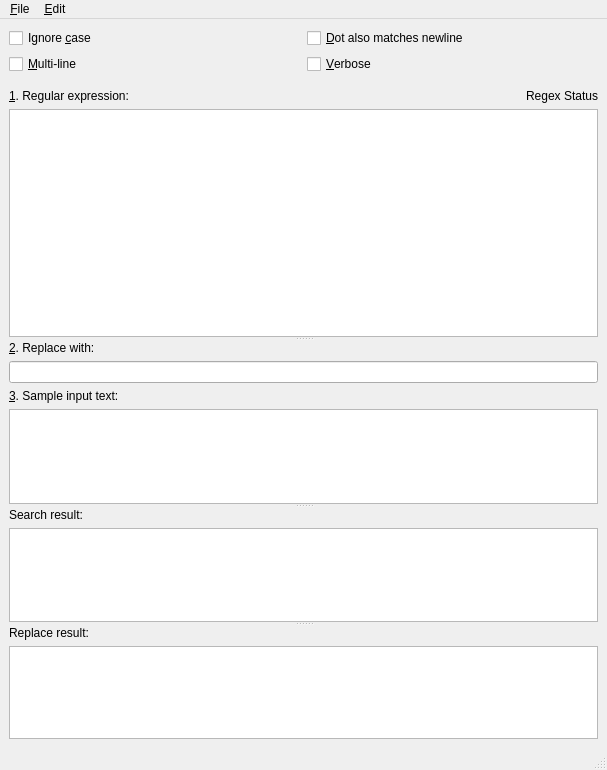
<?xml version="1.0" encoding="UTF-8"?>
<ui version="4.0">
 <class>MainWindow</class>
 <widget class="QMainWindow" name="MainWindow">
  <property name="geometry">
   <rect>
    <x>0</x>
    <y>0</y>
    <width>607</width>
    <height>770</height>
   </rect>
  </property>
  <property name="windowTitle">
   <string>MainWindow</string>
  </property>
  <widget class="QWidget" name="centralwidget">
   <layout class="QVBoxLayout" name="verticalLayout_7">
    <item>
     <widget class="QWidget" name="wdg01" native="true">
      <property name="sizePolicy">
       <sizepolicy hsizetype="Preferred" vsizetype="Expanding">
        <horstretch>0</horstretch>
        <verstretch>1</verstretch>
       </sizepolicy>
      </property>
      <layout class="QHBoxLayout" name="horizontalLayout_2">
       <property name="leftMargin">
        <number>0</number>
       </property>
       <property name="topMargin">
        <number>0</number>
       </property>
       <property name="rightMargin">
        <number>0</number>
       </property>
       <property name="bottomMargin">
        <number>0</number>
       </property>
       <item>
        <widget class="QWidget" name="wdgOptions" native="true">
         <layout class="QGridLayout" name="gridLayout">
          <property name="leftMargin">
           <number>0</number>
          </property>
          <property name="topMargin">
           <number>0</number>
          </property>
          <property name="rightMargin">
           <number>0</number>
          </property>
          <property name="bottomMargin">
           <number>0</number>
          </property>
          <item row="1" column="0">
           <widget class="QCheckBox" name="chbMultiLine">
            <property name="text">
             <string>&amp;Multi-line</string>
            </property>
           </widget>
          </item>
          <item row="0" column="0">
           <widget class="QCheckBox" name="chbIgnoreCase">
            <property name="text">
             <string>Ignore &amp;case</string>
            </property>
           </widget>
          </item>
          <item row="1" column="1">
           <widget class="QCheckBox" name="chbVerbose">
            <property name="text">
             <string>&amp;Verbose</string>
            </property>
           </widget>
          </item>
          <item row="0" column="1">
           <widget class="QCheckBox" name="chbDotAll">
            <property name="text">
             <string>&amp;Dot also matches newline</string>
            </property>
           </widget>
          </item>
         </layout>
        </widget>
       </item>
      </layout>
     </widget>
    </item>
    <item>
     <widget class="QSplitter" name="splitter_2">
      <property name="orientation">
       <enum>Qt::Vertical</enum>
      </property>
      <widget class="QWidget" name="wdg02" native="true">
       <property name="sizePolicy">
        <sizepolicy hsizetype="Preferred" vsizetype="Preferred">
         <horstretch>0</horstretch>
         <verstretch>2</verstretch>
        </sizepolicy>
       </property>
       <layout class="QVBoxLayout" name="verticalLayout_6">
        <property name="leftMargin">
         <number>0</number>
        </property>
        <property name="topMargin">
         <number>0</number>
        </property>
        <property name="rightMargin">
         <number>0</number>
        </property>
        <property name="bottomMargin">
         <number>0</number>
        </property>
        <item>
         <widget class="QWidget" name="wdg02_01" native="true">
          <layout class="QHBoxLayout" name="horizontalLayout">
           <property name="leftMargin">
            <number>0</number>
           </property>
           <property name="rightMargin">
            <number>0</number>
           </property>
           <property name="bottomMargin">
            <number>0</number>
           </property>
           <item>
            <widget class="QLabel" name="label">
             <property name="sizePolicy">
              <sizepolicy hsizetype="Expanding" vsizetype="Preferred">
               <horstretch>0</horstretch>
               <verstretch>0</verstretch>
              </sizepolicy>
             </property>
             <property name="text">
              <string>&amp;1. Regular expression:</string>
             </property>
             <property name="buddy">
              <cstring>txeRegex</cstring>
             </property>
            </widget>
           </item>
           <item>
            <widget class="StatusText" name="lblRegexStatus">
             <property name="text">
              <string>Regex Status</string>
             </property>
            </widget>
           </item>
          </layout>
         </widget>
        </item>
        <item>
         <widget class="QPlainTextEdit" name="txeRegex">
          <property name="minimumSize">
           <size>
            <width>0</width>
            <height>25</height>
           </size>
          </property>
          <property name="contextMenuPolicy">
           <enum>Qt::CustomContextMenu</enum>
          </property>
         </widget>
        </item>
       </layout>
      </widget>
      <widget class="QWidget" name="wdg03" native="true">
       <property name="sizePolicy">
        <sizepolicy hsizetype="Preferred" vsizetype="Preferred">
         <horstretch>0</horstretch>
         <verstretch>1</verstretch>
        </sizepolicy>
       </property>
       <layout class="QVBoxLayout" name="verticalLayout_5">
        <property name="leftMargin">
         <number>0</number>
        </property>
        <property name="topMargin">
         <number>0</number>
        </property>
        <property name="rightMargin">
         <number>0</number>
        </property>
        <property name="bottomMargin">
         <number>0</number>
        </property>
        <item>
         <widget class="QLabel" name="label_2">
          <property name="text">
           <string>&amp;2. Replace with:</string>
          </property>
          <property name="buddy">
           <cstring>lneReplace</cstring>
          </property>
         </widget>
        </item>
        <item>
         <widget class="QLineEdit" name="lneReplace"/>
        </item>
        <item>
         <widget class="QSplitter" name="wdg03_01">
          <property name="sizePolicy">
           <sizepolicy hsizetype="Preferred" vsizetype="Preferred">
            <horstretch>0</horstretch>
            <verstretch>2</verstretch>
           </sizepolicy>
          </property>
          <property name="orientation">
           <enum>Qt::Vertical</enum>
          </property>
          <widget class="QWidget" name="wdgInput" native="true">
           <property name="sizePolicy">
            <sizepolicy hsizetype="Preferred" vsizetype="Preferred">
             <horstretch>0</horstretch>
             <verstretch>0</verstretch>
            </sizepolicy>
           </property>
           <layout class="QVBoxLayout" name="verticalLayout_2">
            <property name="leftMargin">
             <number>0</number>
            </property>
            <property name="topMargin">
             <number>0</number>
            </property>
            <property name="rightMargin">
             <number>0</number>
            </property>
            <property name="bottomMargin">
             <number>0</number>
            </property>
            <item>
             <widget class="QLabel" name="label_3">
              <property name="text">
               <string>&amp;3. Sample input text:</string>
              </property>
              <property name="buddy">
               <cstring>txeSampleInput</cstring>
              </property>
             </widget>
            </item>
            <item>
             <widget class="QPlainTextEdit" name="txeSampleInput"/>
            </item>
           </layout>
          </widget>
          <widget class="QSplitter" name="splitter">
           <property name="orientation">
            <enum>Qt::Vertical</enum>
           </property>
           <widget class="QWidget" name="wdg04_01" native="true">
            <property name="sizePolicy">
             <sizepolicy hsizetype="Preferred" vsizetype="Preferred">
              <horstretch>0</horstretch>
              <verstretch>1</verstretch>
             </sizepolicy>
            </property>
            <layout class="QVBoxLayout" name="verticalLayout_3">
             <property name="leftMargin">
              <number>0</number>
             </property>
             <property name="topMargin">
              <number>0</number>
             </property>
             <property name="rightMargin">
              <number>0</number>
             </property>
             <property name="bottomMargin">
              <number>0</number>
             </property>
             <item>
              <widget class="QLabel" name="label_4">
               <property name="text">
                <string>Search result:</string>
               </property>
              </widget>
             </item>
             <item>
              <widget class="QTextEdit" name="txeSearchResult">
               <property name="undoRedoEnabled">
                <bool>false</bool>
               </property>
               <property name="readOnly">
                <bool>true</bool>
               </property>
              </widget>
             </item>
            </layout>
           </widget>
           <widget class="QWidget" name="wdg04_02" native="true">
            <property name="sizePolicy">
             <sizepolicy hsizetype="Preferred" vsizetype="Preferred">
              <horstretch>0</horstretch>
              <verstretch>1</verstretch>
             </sizepolicy>
            </property>
            <layout class="QVBoxLayout" name="verticalLayout_4">
             <property name="leftMargin">
              <number>0</number>
             </property>
             <property name="topMargin">
              <number>0</number>
             </property>
             <property name="rightMargin">
              <number>0</number>
             </property>
             <property name="bottomMargin">
              <number>0</number>
             </property>
             <item>
              <widget class="QLabel" name="label_5">
               <property name="text">
                <string>Replace result:</string>
               </property>
              </widget>
             </item>
             <item>
              <widget class="QPlainTextEdit" name="txeReplaceResult">
               <property name="undoRedoEnabled">
                <bool>false</bool>
               </property>
               <property name="readOnly">
                <bool>true</bool>
               </property>
              </widget>
             </item>
            </layout>
           </widget>
          </widget>
         </widget>
        </item>
       </layout>
      </widget>
     </widget>
    </item>
   </layout>
  </widget>
  <widget class="QMenuBar" name="menubar">
   <property name="geometry">
    <rect>
     <x>0</x>
     <y>0</y>
     <width>607</width>
     <height>22</height>
    </rect>
   </property>
   <widget class="QMenu" name="menu_File">
    <property name="title">
     <string>&amp;File</string>
    </property>
    <addaction name="actQuit"/>
   </widget>
   <widget class="QMenu" name="menu_Edit">
    <property name="title">
     <string>&amp;Edit</string>
    </property>
    <addaction name="actEditCopyToClipboard"/>
   </widget>
   <addaction name="menu_File"/>
   <addaction name="menu_Edit"/>
  </widget>
  <widget class="QStatusBar" name="statusbar"/>
  <action name="actQuit">
   <property name="text">
    <string>&amp;Quit</string>
   </property>
   <property name="shortcut">
    <string>Ctrl+Q</string>
   </property>
  </action>
  <action name="actEditCopyToClipboard">
   <property name="text">
    <string>&amp;Copy to Clipboard</string>
   </property>
   <property name="shortcut">
    <string>Ctrl+Shift+C</string>
   </property>
   <property name="shortcutContext">
    <enum>Qt::ApplicationShortcut</enum>
   </property>
  </action>
 </widget>
 <customwidgets>
  <customwidget>
   <class>StatusText</class>
   <extends>QLabel</extends>
   <header location="global">pyregextest</header>
  </customwidget>
 </customwidgets>
 <tabstops>
  <tabstop>txeSampleInput</tabstop>
  <tabstop>txeSearchResult</tabstop>
  <tabstop>txeReplaceResult</tabstop>
  <tabstop>chbIgnoreCase</tabstop>
  <tabstop>chbMultiLine</tabstop>
  <tabstop>chbDotAll</tabstop>
  <tabstop>chbVerbose</tabstop>
 </tabstops>
 <resources/>
 <connections>
  <connection>
   <sender>actQuit</sender>
   <signal>triggered()</signal>
   <receiver>MainWindow</receiver>
   <slot>close()</slot>
   <hints>
    <hint type="sourcelabel">
     <x>-1</x>
     <y>-1</y>
    </hint>
    <hint type="destinationlabel">
     <x>263</x>
     <y>299</y>
    </hint>
   </hints>
  </connection>
 </connections>
</ui>
